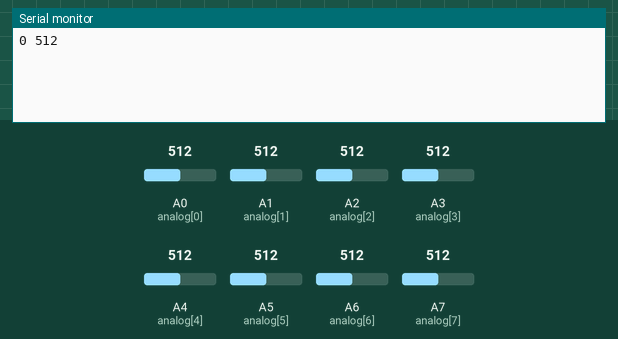
Simulated run of this sketch. Board: Arduino Nano, built with avr-gcc and run on an emulated ATmega328P. On the bench: the last lines printed to the serial monitor. Inputs (shaded band) come from the test bench; at power-on: A0 (analog[0]) = 512, A1 (analog[1]) = 512, A2 (analog[2]) = 512, A3 (analog[3]) = 512, A4 (analog[4]) = 512, A5 (analog[5]) = 512, A6 (analog[6]) = 512, A7 (analog[7]) = 512.

Above: at 1.2 s.
1.3 s: A0 (analog[0]) set to 716
At 2.2 s:
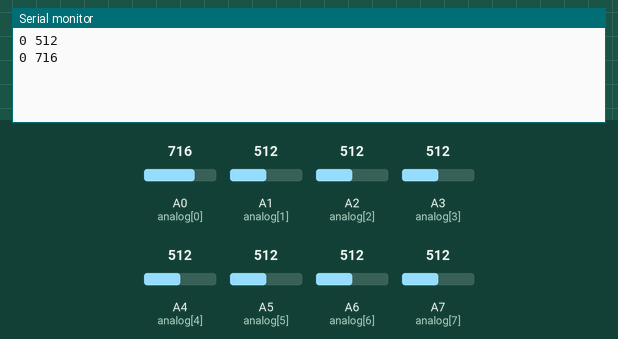
2.8 s: A1 (analog[1]) set to 992
At 3.7 s:
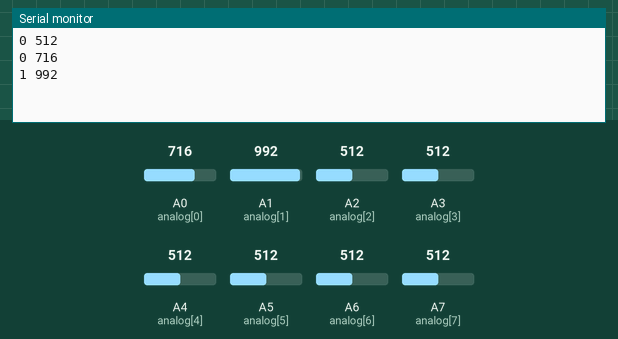
4.3 s: A0 (analog[0]) set to 992
At 4.8 s:
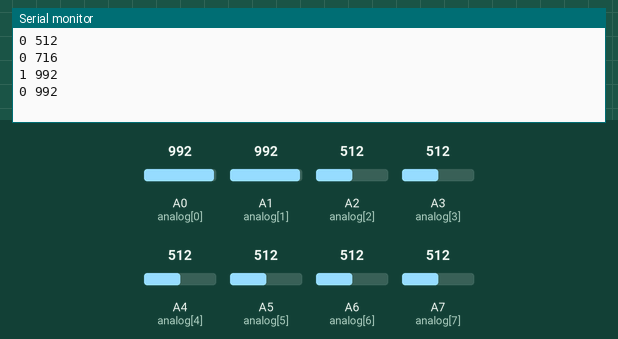
Timing chart, 0 to 7.3 s (numbered marks = the images above; inputs shaded):
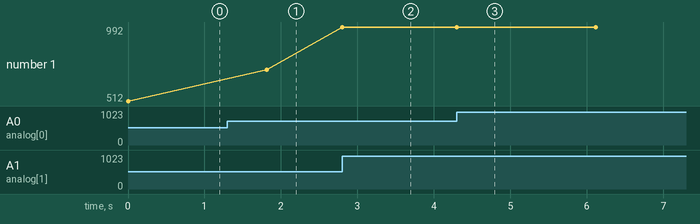

Measured:
- after the input at 1.3 s, the serial monitor: prints a new line after 0.52 s (image 1)
- after the input at 2.8 s, the serial monitor: prints a new line at once (image 2)
- after the input at 4.3 s, the serial monitor: prints a new line at once (image 3)
- plotted number 1: 512 → 716 after the input at 1.3 s, 716 → 992 after the input at 2.8 s

The sketch:

script_analog.ino
```cpp
#include <stdlib.h>
#include <string.h>
#include <stdio.h>
int analog[8] = {A0,A1,A2,A3,A4,A5,A6,A7};
int hitavg[8] = {0,0,0,0,0,0,0,0};
int PinPlayTime[8] = {0,0,0,0,0,0,0,0};
int multiplex1[8];
int count = 0;
int total_playtime = 0;

void setup() {
  Serial.begin(115200);
}

void loop() {
  readSensors();
  checkSensors();
}

void readSensors() {
  for(count=0; count <= 7; count++){
    multiplex1[count] = analogRead(analog[count]);
  }
}

void checkSensors() {
const int num_iters = 1;
	if(total_playtime < num_iters)
	{
		for(int pin=0; pin <= 7; pin++)
		{
			hitavg[pin] += multiplex1[pin];
		}

		total_playtime++;
		return;
	}
	else
	{
		int v_max = 0;
		int i_max = 0;

		for(int pin=0; pin <= 7; pin++)
		{

			if(hitavg[pin] > v_max)
			{
				v_max = hitavg[pin] / num_iters;
				i_max = pin;
			}

			hitavg[pin] = 0;
			if(PinPlayTime[pin] > 0)
			{
				PinPlayTime[pin]--;
			}
		}

		if(v_max > 300)
		{
			if(PinPlayTime[i_max] == 0)
			{
				debug(i_max, v_max);
				PinPlayTime[i_max] = 1024;
			}
		}


		total_playtime = 0;
	}
}

void debug(int num, int vel)
{
	char message[32];
	sprintf(message, "%d %d\r\n", num, vel);
	Serial.write(message);
}
```
